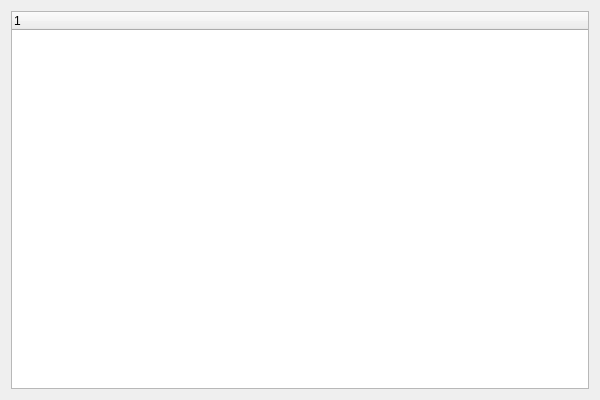
<?xml version="1.0" encoding="UTF-8"?>
<ui version="4.0">
 <class>QtWidgetsApplicationClass</class>
 <widget class="QWidget" name="QtWidgetsApplicationClass">
  <property name="geometry">
   <rect>
    <x>0</x>
    <y>0</y>
    <width>600</width>
    <height>400</height>
   </rect>
  </property>
  <property name="windowTitle">
   <string>QtWidgetsApplication</string>
  </property>
  <layout class="QGridLayout" name="gridLayout">
   <item row="0" column="0">
    <widget class="QDragTreeWidget" name="treeWidget">
     <column>
      <property name="text">
       <string notr="true">1</string>
      </property>
     </column>
    </widget>
   </item>
  </layout>
 </widget>
 <layoutdefault spacing="6" margin="11"/>
 <customwidgets>
  <customwidget>
   <class>QDragTreeWidget</class>
   <extends>QTreeWidget</extends>
   <header>qdragtreewidget.h</header>
  </customwidget>
 </customwidgets>
 <resources>
  <include location="QtWidgetsApplication.qrc"/>
 </resources>
 <connections/>
</ui>
